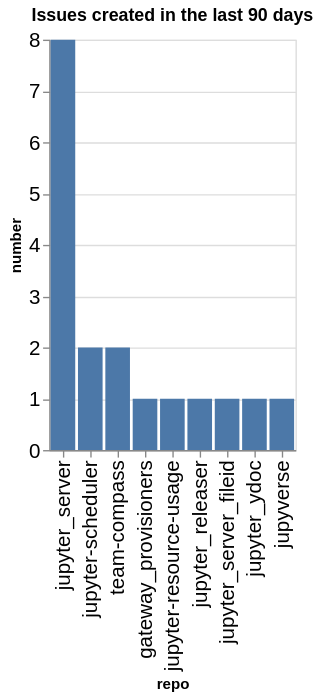

Notebook source saved alongside this figure:
### Code cell
created_counts = created.groupby(['org', 'repo']).count()['number'].reset_index()
created_counts['org/repo'] = created_counts.apply(lambda a: a['org'] + '/' + a['repo'], axis=1)
sorted_vals = created_counts.sort_values(['org', 'number'], ascending=False)['repo'].values
alt.Chart(data=created_counts, title=f"Issues created in the last {n_days} days").mark_bar().encode(
    x=alt.X('repo', sort=alt.Sort(sorted_vals.tolist())),
    y='number',
)

### Figure 1 — Vega-Lite specification as saved in the notebook (floating-point values rounded to 4 significant figures)
{"config": {"axisLeft": {"labelFontSize": 15}, "axisBottom": {"labelFontSize": 15}}, "data": {"name": "data-15590239c10e8163e53d8c651fa42d8b"}, "mark": {"type": "bar"}, "encoding": {"x": {"field": "repo", "sort": ["jupyter_server", "jupyter-scheduler", "team-compass", "gateway_provisioners", "jupyter-resource-usage", "jupyter_releaser", "jupyter_server_fileid", "jupyter_ydoc", "jupyverse"], "type": "nominal"}, "y": {"field": "number", "type": "quantitative"}}, "title": "Issues created in the last 90 days", "$schema": "https://vega.github.io/schema/vega-lite/v5.20.1.json", "datasets": {"data-15590239c10e8163e53d8c651fa42d8b": [{"org": "jupyter-server", "repo": "gateway_provisioners", "number": 1, "org/repo": "jupyter-server/gateway_provisioners"}, {"org": "jupyter-server", "repo": "jupyter-resource-usage", "number": 1, "org/repo": "jupyter-server/jupyter-resource-usage"}, {"org": "jupyter-server", "repo": "jupyter-scheduler", "number": 2, "org/repo": "jupyter-server/jupyter-scheduler"}, {"org": "jupyter-server", "repo": "jupyter_releaser", "number": 1, "org/repo": "jupyter-server/jupyter_releaser"}, {"org": "jupyter-server", "repo": "jupyter_server", "number": 8, "org/repo": "jupyter-server/jupyter_server"}, {"org": "jupyter-server", "repo": "jupyter_server_fileid", "number": 1, "org/repo": "jupyter-server/jupyter_server_fileid"}, {"org": "jupyter-server", "repo": "jupyter_ydoc", "number": 1, "org/repo": "jupyter-server/jupyter_ydoc"}, {"org": "jupyter-server", "repo": "jupyverse", "number": 1, "org/repo": "jupyter-server/jupyverse"}, {"org": "jupyter-server", "repo": "team-compass", "number": 2, "org/repo": "jupyter-server/team-compass"}]}}
